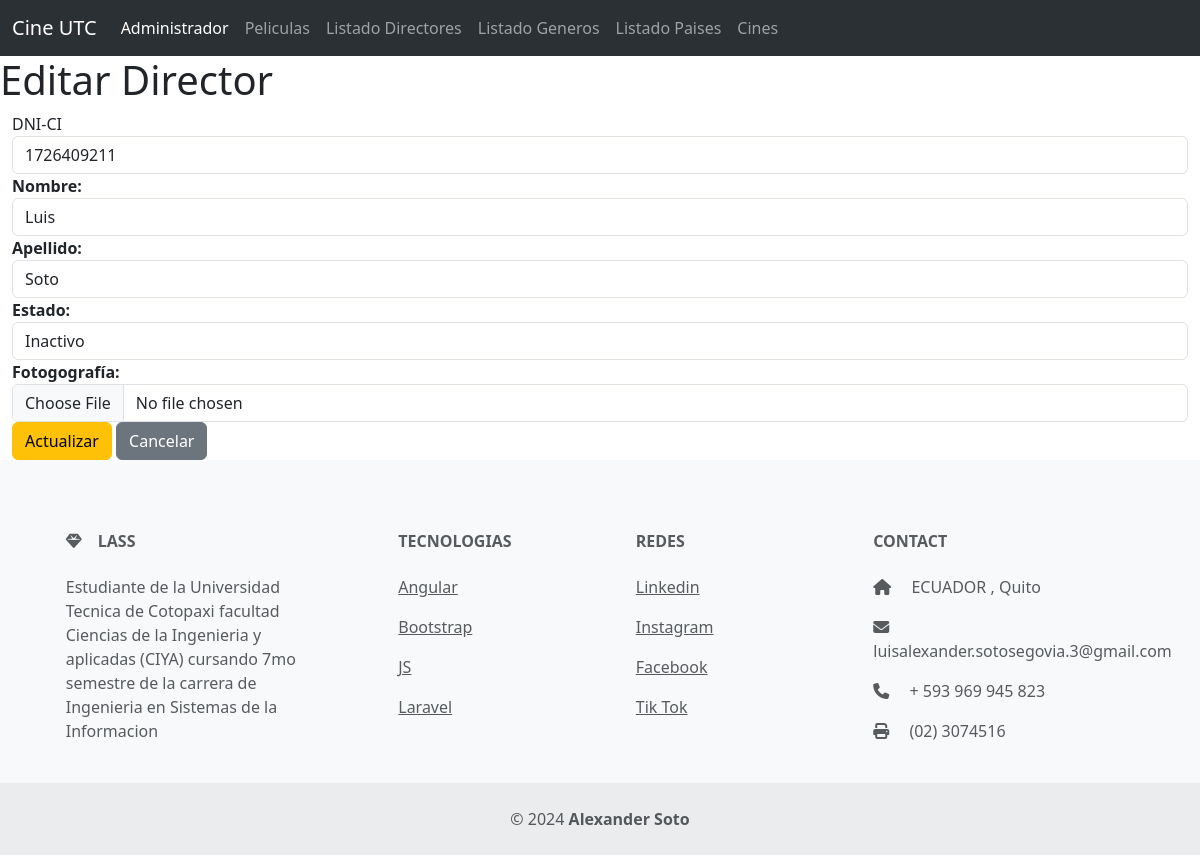
The app's page /editarDirector/8/ with its own data.
### Aplicaciones/Cartelera/models.py (models this page shows, shortened)
class Director(models.Model):
    id=models.AutoField(primary_key=True)
    dni=models.CharField(max_length=15)
    nombre=models.CharField(max_length=50)
    apellido=models.CharField(max_length=50)
    estado=models.BooleanField(default=True)
    foto=models.FileField(upload_to='directores',null=True,blank=True)

### Aplicaciones/Cartelera/views.py (the view)
# urls.py: path('editarDirector/<id>/', views.editarDirector, name='editarDirector'),
def editarDirector(request, id):
    directorEditar = Director.objects.get(id=id)
    return render(request, 'editarDirector.html', {'directorEditar': directorEditar})

### Aplicaciones/Cartelera/templates/editarDirector.html (shortened to what this page needs)
{% extends "plantilla.html" %}
{% block body %}
<h1>Editar Director</h1>
<div class="container-fluid">
    <div class="row">
        <div class="col-md-12">
            <form action="{% url 'procesarActualizacionDirector' %}" enctype="multipart/form-data" method="post">
                    <label for="dni">DNI-CI</label>
                    <input type="text" name="dni" id="dni" class="form-control" value="{{ directorEditar.dni }}" placeholder="Ingrese el dni del director">
                    <label for="nombre"><b>Nombre:</b></label>
                    <input type="text" name="nombre" class="form-control" value="{{ directorEditar.nombre }}" id="nombre" placeholder="Ingrese el nombre del director">
                    <label for="apellido"><b>Apellido:</b></label>
                    <input type="text" name="apellido" class="form-control" value="{{ directorEditar.apellido }}" id="apellido" placeholder="Ingrese el apellido del director">
                    <label for="estado"><b>Estado:</b></label>
                    <select name="estado" id="estado" class="form-control">
                        <option value="False" {% if not directorEditar.estado %} selected {% endif %}>Inactivo</option>
                    </select>
                    <label for=""><b>Fotogografía:</b></label>
                    <input type="file" name="foto" id="foto"
                    accept="image/*"
                    required class="form-control">
                <button type="submit" class="btn btn-warning">Actualizar</button>
                <a href="{% url 'listadoDirectores' %}" class="btn btn-secondary ml-2">Cancelar</a>
            </form>
        </div>
    </div>
</div>
{% endblock %}

### records on screen
Director: dni "1726409211", nombre "Luis", apellido "Soto", estado "Inactivo"
